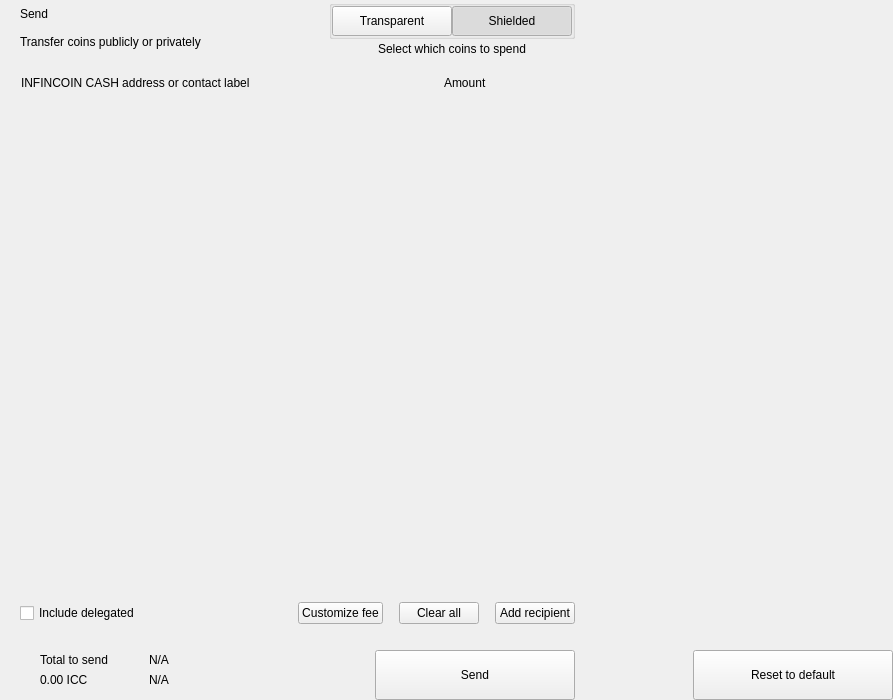
<?xml version="1.0" encoding="UTF-8"?>
<ui version="4.0">
 <class>send</class>
 <widget class="QWidget" name="send">
  <property name="geometry">
   <rect>
    <x>0</x>
    <y>0</y>
    <width>893</width>
    <height>700</height>
   </rect>
  </property>
  <property name="windowTitle">
   <string>Form</string>
  </property>
  <layout class="QHBoxLayout" name="horizontalLayout_2" stretch="2,1">
   <property name="spacing">
    <number>0</number>
   </property>
   <property name="leftMargin">
    <number>0</number>
   </property>
   <property name="topMargin">
    <number>0</number>
   </property>
   <property name="rightMargin">
    <number>0</number>
   </property>
   <property name="bottomMargin">
    <number>0</number>
   </property>
   <item>
    <widget class="QWidget" name="left" native="true">
     <layout class="QVBoxLayout" name="verticalLayout_3">
      <property name="spacing">
       <number>0</number>
      </property>
      <property name="leftMargin">
       <number>0</number>
      </property>
      <property name="topMargin">
       <number>0</number>
      </property>
      <property name="rightMargin">
       <number>0</number>
      </property>
      <property name="bottomMargin">
       <number>0</number>
      </property>
      <item>
       <layout class="QVBoxLayout" name="verticalLayout_22" stretch="0,0,0,1,0,0,0,0">
        <property name="spacing">
         <number>0</number>
        </property>
        <item>
         <layout class="QHBoxLayout" name="horizontalLayout_3">
          <property name="spacing">
           <number>0</number>
          </property>
          <property name="leftMargin">
           <number>20</number>
          </property>
          <property name="rightMargin">
           <number>20</number>
          </property>
          <item>
           <layout class="QVBoxLayout" name="verticalLayout">
            <property name="spacing">
             <number>0</number>
            </property>
            <item>
             <widget class="QLabel" name="labelTitle">
              <property name="text">
               <string>Send</string>
              </property>
              <property name="alignment">
               <set>Qt::AlignLeading|Qt::AlignLeft|Qt::AlignVCenter</set>
              </property>
             </widget>
            </item>
            <item>
             <widget class="QLabel" name="labelSubtitle1">
              <property name="text">
               <string>Transfer coins publicly or privately</string>
              </property>
             </widget>
            </item>
           </layout>
          </item>
          <item>
           <spacer name="horizontalSpacer">
            <property name="orientation">
             <enum>Qt::Horizontal</enum>
            </property>
            <property name="sizeHint" stdset="0">
             <size>
              <width>40</width>
              <height>20</height>
             </size>
            </property>
           </spacer>
          </item>
          <item>
           <layout class="QVBoxLayout" name="verticalLayout_6">
            <property name="spacing">
             <number>3</number>
            </property>
            <item alignment="Qt::AlignHCenter">
             <widget class="QGroupBox" name="groupBox">
              <property name="styleSheet">
               <string notr="true">#groupBox{
padding-top:2px;
}</string>
              </property>
              <property name="title">
               <string/>
              </property>
              <property name="alignment">
               <set>Qt::AlignCenter</set>
              </property>
              <layout class="QHBoxLayout" name="horizontalLayout_4">
               <property name="spacing">
                <number>0</number>
               </property>
               <property name="leftMargin">
                <number>0</number>
               </property>
               <property name="topMargin">
                <number>0</number>
               </property>
               <property name="rightMargin">
                <number>0</number>
               </property>
               <property name="bottomMargin">
                <number>0</number>
               </property>
               <item>
                <widget class="QPushButton" name="pushLeft">
                 <property name="minimumSize">
                  <size>
                   <width>120</width>
                   <height>30</height>
                  </size>
                 </property>
                 <property name="maximumSize">
                  <size>
                   <width>120</width>
                   <height>30</height>
                  </size>
                 </property>
                 <property name="focusPolicy">
                  <enum>Qt::NoFocus</enum>
                 </property>
                 <property name="text">
                  <string>Transparent</string>
                 </property>
                 <property name="checkable">
                  <bool>true</bool>
                 </property>
                 <property name="autoExclusive">
                  <bool>true</bool>
                 </property>
                </widget>
               </item>
               <item>
                <widget class="QPushButton" name="pushRight">
                 <property name="minimumSize">
                  <size>
                   <width>120</width>
                   <height>30</height>
                  </size>
                 </property>
                 <property name="maximumSize">
                  <size>
                   <width>120</width>
                   <height>30</height>
                  </size>
                 </property>
                 <property name="focusPolicy">
                  <enum>Qt::NoFocus</enum>
                 </property>
                 <property name="text">
                  <string>Shielded</string>
                 </property>
                 <property name="checkable">
                  <bool>true</bool>
                 </property>
                 <property name="checked">
                  <bool>true</bool>
                 </property>
                 <property name="autoExclusive">
                  <bool>true</bool>
                 </property>
                </widget>
               </item>
              </layout>
             </widget>
            </item>
            <item alignment="Qt::AlignHCenter|Qt::AlignTop">
             <widget class="QLabel" name="labelSubtitle2">
              <property name="styleSheet">
               <string notr="true"/>
              </property>
              <property name="text">
               <string>Select which coins to spend</string>
              </property>
              <property name="alignment">
               <set>Qt::AlignCenter</set>
              </property>
              <property name="indent">
               <number>0</number>
              </property>
             </widget>
            </item>
           </layout>
          </item>
         </layout>
        </item>
        <item>
         <spacer name="verticalSpacer_2">
          <property name="orientation">
           <enum>Qt::Vertical</enum>
          </property>
          <property name="sizeType">
           <enum>QSizePolicy::Fixed</enum>
          </property>
          <property name="sizeHint" stdset="0">
           <size>
            <width>20</width>
            <height>20</height>
           </size>
          </property>
         </spacer>
        </item>
        <item>
         <layout class="QHBoxLayout" name="horizontalLayout" stretch="6,0,2">
          <property name="spacing">
           <number>0</number>
          </property>
          <property name="leftMargin">
           <number>10</number>
          </property>
          <property name="topMargin">
           <number>0</number>
          </property>
          <property name="rightMargin">
           <number>20</number>
          </property>
          <property name="bottomMargin">
           <number>0</number>
          </property>
          <item>
           <widget class="QLabel" name="labelSubtitleAddress">
            <property name="styleSheet">
             <string notr="true">margin-left:8px;</string>
            </property>
            <property name="text">
             <string>INFINCOIN CASH address or contact label</string>
            </property>
           </widget>
          </item>
          <item>
           <spacer name="horizontalSpacer_3">
            <property name="orientation">
             <enum>Qt::Horizontal</enum>
            </property>
            <property name="sizeType">
             <enum>QSizePolicy::Fixed</enum>
            </property>
            <property name="sizeHint" stdset="0">
             <size>
              <width>40</width>
              <height>1</height>
             </size>
            </property>
           </spacer>
          </item>
          <item>
           <widget class="QLabel" name="labelSubtitleAmount">
            <property name="text">
             <string>Amount</string>
            </property>
           </widget>
          </item>
         </layout>
        </item>
        <item>
         <widget class="QScrollArea" name="scrollArea">
          <property name="minimumSize">
           <size>
            <width>0</width>
            <height>350</height>
           </size>
          </property>
          <property name="styleSheet">
           <string notr="true">#scrollArea {
            background:transparent;
            margin-top:10px;
}</string>
          </property>
          <property name="horizontalScrollBarPolicy">
           <enum>Qt::ScrollBarAlwaysOff</enum>
          </property>
          <property name="sizeAdjustPolicy">
           <enum>QAbstractScrollArea::AdjustIgnored</enum>
          </property>
          <property name="widgetResizable">
           <bool>true</bool>
          </property>
          <property name="alignment">
           <set>Qt::AlignLeading|Qt::AlignLeft|Qt::AlignTop</set>
          </property>
          <widget class="QWidget" name="scrollAreaWidgetContents">
           <property name="geometry">
            <rect>
             <x>0</x>
             <y>0</y>
             <width>591</width>
             <height>16</height>
            </rect>
           </property>
           <property name="sizePolicy">
            <sizepolicy hsizetype="Preferred" vsizetype="Maximum">
             <horstretch>0</horstretch>
             <verstretch>0</verstretch>
            </sizepolicy>
           </property>
           <property name="autoFillBackground">
            <bool>false</bool>
           </property>
           <property name="styleSheet">
            <string notr="true">#scrollAreaWidgetContents {
             background:transparent;
             }</string>
           </property>
           <layout class="QVBoxLayout" name="verticalLayout_7">
            <property name="spacing">
             <number>0</number>
            </property>
            <property name="sizeConstraint">
             <enum>QLayout::SetDefaultConstraint</enum>
            </property>
            <property name="leftMargin">
             <number>0</number>
            </property>
            <property name="topMargin">
             <number>0</number>
            </property>
            <property name="rightMargin">
             <number>0</number>
            </property>
            <property name="bottomMargin">
             <number>0</number>
            </property>
           </layout>
          </widget>
         </widget>
        </item>
        <item>
         <spacer name="verticalSpacer_4">
          <property name="orientation">
           <enum>Qt::Vertical</enum>
          </property>
          <property name="sizeType">
           <enum>QSizePolicy::Fixed</enum>
          </property>
          <property name="sizeHint" stdset="0">
           <size>
            <width>20</width>
            <height>20</height>
           </size>
          </property>
         </spacer>
        </item>
        <item>
         <layout class="QHBoxLayout" name="horizontalLayout_20">
          <property name="spacing">
           <number>6</number>
          </property>
          <property name="leftMargin">
           <number>20</number>
          </property>
          <property name="rightMargin">
           <number>20</number>
          </property>
          <item>
           <widget class="QCheckBox" name="checkBoxDelegations">
            <property name="layoutDirection">
             <enum>Qt::LeftToRight</enum>
            </property>
            <property name="text">
             <string>Include delegated</string>
            </property>
           </widget>
          </item>
          <item>
           <spacer name="horizontalSpacer_4">
            <property name="orientation">
             <enum>Qt::Horizontal</enum>
            </property>
            <property name="sizeHint" stdset="0">
             <size>
              <width>10</width>
              <height>20</height>
             </size>
            </property>
           </spacer>
          </item>
          <item>
           <widget class="QPushButton" name="pushButtonFee">
            <property name="focusPolicy">
             <enum>Qt::NoFocus</enum>
            </property>
            <property name="text">
             <string>Customize fee</string>
            </property>
           </widget>
          </item>
          <item>
           <spacer name="horizontalSpacer_11">
            <property name="orientation">
             <enum>Qt::Horizontal</enum>
            </property>
            <property name="sizeType">
             <enum>QSizePolicy::Minimum</enum>
            </property>
            <property name="sizeHint" stdset="0">
             <size>
              <width>10</width>
              <height>20</height>
             </size>
            </property>
           </spacer>
          </item>
          <item>
           <widget class="QPushButton" name="pushButtonClear">
            <property name="focusPolicy">
             <enum>Qt::NoFocus</enum>
            </property>
            <property name="layoutDirection">
             <enum>Qt::RightToLeft</enum>
            </property>
            <property name="text">
             <string>Clear all</string>
            </property>
           </widget>
          </item>
          <item>
           <spacer name="horizontalSpacer_6">
            <property name="orientation">
             <enum>Qt::Horizontal</enum>
            </property>
            <property name="sizeType">
             <enum>QSizePolicy::Fixed</enum>
            </property>
            <property name="sizeHint" stdset="0">
             <size>
              <width>10</width>
              <height>20</height>
             </size>
            </property>
           </spacer>
          </item>
          <item>
           <widget class="QPushButton" name="pushButtonAddRecipient">
            <property name="focusPolicy">
             <enum>Qt::NoFocus</enum>
            </property>
            <property name="text">
             <string>Add recipient</string>
            </property>
           </widget>
          </item>
         </layout>
        </item>
        <item>
         <spacer name="verticalSpacer">
          <property name="orientation">
           <enum>Qt::Vertical</enum>
          </property>
          <property name="sizeType">
           <enum>QSizePolicy::Fixed</enum>
          </property>
          <property name="sizeHint" stdset="0">
           <size>
            <width>20</width>
            <height>16</height>
           </size>
          </property>
         </spacer>
        </item>
        <item>
         <layout class="QHBoxLayout" name="horizontalLayout_7">
          <property name="rightMargin">
           <number>20</number>
          </property>
          <item>
           <layout class="QHBoxLayout" name="horizontalLayout_10">
            <property name="spacing">
             <number>0</number>
            </property>
            <property name="leftMargin">
             <number>8</number>
            </property>
            <item>
             <widget class="QStackedWidget" name="stackedWidget">
              <property name="minimumSize">
               <size>
                <width>0</width>
                <height>60</height>
               </size>
              </property>
              <property name="maximumSize">
               <size>
                <width>16777215</width>
                <height>60</height>
               </size>
              </property>
              <widget class="QWidget" name="page1">
               <layout class="QVBoxLayout" name="verticalLayout_71" stretch="0">
                <property name="spacing">
                 <number>6</number>
                </property>
                <property name="leftMargin">
                 <number>12</number>
                </property>
                <property name="topMargin">
                 <number>0</number>
                </property>
                <property name="rightMargin">
                 <number>0</number>
                </property>
                <property name="bottomMargin">
                 <number>0</number>
                </property>
                <item>
                 <widget class="QWidget" name="coinWidget" native="true">
                  <property name="minimumSize">
                   <size>
                    <width>0</width>
                    <height>60</height>
                   </size>
                  </property>
                  <property name="maximumSize">
                   <size>
                    <width>16777215</width>
                    <height>60</height>
                   </size>
                  </property>
                  <layout class="QHBoxLayout" name="horizontalLayout_9">
                   <property name="spacing">
                    <number>0</number>
                   </property>
                   <property name="leftMargin">
                    <number>20</number>
                   </property>
                   <property name="topMargin">
                    <number>10</number>
                   </property>
                   <property name="rightMargin">
                    <number>20</number>
                   </property>
                   <property name="bottomMargin">
                    <number>10</number>
                   </property>
                   <item>
                    <layout class="QVBoxLayout" name="verticalSend">
                     <property name="spacing">
                      <number>0</number>
                     </property>
                     <item>
                      <widget class="QLabel" name="labelTitleTotalSend">
                       <property name="text">
                        <string>Total to send</string>
                       </property>
                      </widget>
                     </item>
                     <item>
                      <widget class="QLabel" name="labelAmountSend">
                       <property name="text">
                        <string notr="true">0.00 ICC</string>
                       </property>
                      </widget>
                     </item>
                    </layout>
                   </item>
                   <item>
                    <spacer name="horizontalSpacer_9">
                     <property name="orientation">
                      <enum>Qt::Horizontal</enum>
                     </property>
                     <property name="sizeType">
                      <enum>QSizePolicy::Fixed</enum>
                     </property>
                     <property name="sizeHint" stdset="0">
                      <size>
                       <width>20</width>
                       <height>20</height>
                      </size>
                     </property>
                    </spacer>
                   </item>
                   <item>
                    <widget class="QLabel" name="labelLine">
                     <property name="minimumSize">
                      <size>
                       <width>1</width>
                       <height>0</height>
                      </size>
                     </property>
                     <property name="maximumSize">
                      <size>
                       <width>1</width>
                       <height>16777215</height>
                      </size>
                     </property>
                     <property name="text">
                      <string/>
                     </property>
                    </widget>
                   </item>
                   <item>
                    <spacer name="horizontalSpacer_10">
                     <property name="orientation">
                      <enum>Qt::Horizontal</enum>
                     </property>
                     <property name="sizeType">
                      <enum>QSizePolicy::Fixed</enum>
                     </property>
                     <property name="sizeHint" stdset="0">
                      <size>
                       <width>20</width>
                       <height>20</height>
                      </size>
                     </property>
                    </spacer>
                   </item>
                   <item>
                    <layout class="QVBoxLayout" name="verticalRemaining">
                     <property name="spacing">
                      <number>0</number>
                     </property>
                     <item>
                      <widget class="QLabel" name="labelTitleTotalRemaining">
                       <property name="text">
                        <string notr="true">N/A</string>
                       </property>
                      </widget>
                     </item>
                     <item>
                      <widget class="QLabel" name="labelAmountRemaining">
                       <property name="text">
                        <string notr="true">N/A</string>
                       </property>
                      </widget>
                     </item>
                    </layout>
                   </item>
                  </layout>
                 </widget>
                </item>
               </layout>
              </widget>
              <widget class="QWidget" name="page_2"/>
             </widget>
            </item>
           </layout>
          </item>
          <item>
           <spacer name="horizontalSpacer_5">
            <property name="orientation">
             <enum>Qt::Horizontal</enum>
            </property>
            <property name="sizeType">
             <enum>QSizePolicy::Expanding</enum>
            </property>
            <property name="sizeHint" stdset="0">
             <size>
              <width>40</width>
              <height>20</height>
             </size>
            </property>
           </spacer>
          </item>
          <item alignment="Qt::AlignBottom">
           <widget class="QPushButton" name="pushButtonSave">
            <property name="minimumSize">
             <size>
              <width>200</width>
              <height>50</height>
             </size>
            </property>
            <property name="maximumSize">
             <size>
              <width>200</width>
              <height>50</height>
             </size>
            </property>
            <property name="focusPolicy">
             <enum>Qt::NoFocus</enum>
            </property>
            <property name="text">
             <string>Send</string>
            </property>
           </widget>
          </item>
         </layout>
        </item>
       </layout>
      </item>
     </layout>
    </widget>
   </item>
   <item>
    <widget class="QWidget" name="right" native="true">
     <layout class="QVBoxLayout" name="verticalLayout_5">
      <property name="leftMargin">
       <number>0</number>
      </property>
      <property name="topMargin">
       <number>0</number>
      </property>
      <property name="rightMargin">
       <number>0</number>
      </property>
      <property name="bottomMargin">
       <number>0</number>
      </property>
      <item>
       <layout class="QVBoxLayout" name="verticalLayout_4">
        <property name="spacing">
         <number>6</number>
        </property>
        <item>
         <widget class="OptionButton" name="btnCoinControl" native="true">
          <property name="minimumSize">
           <size>
            <width>0</width>
            <height>50</height>
           </size>
          </property>
         </widget>
        </item>
        <item>
         <widget class="OptionButton" name="btnChangeAddress" native="true">
          <property name="minimumSize">
           <size>
            <width>0</width>
            <height>50</height>
           </size>
          </property>
         </widget>
        </item>
        <item>
         <widget class="OptionButton" name="btnUri" native="true">
          <property name="minimumSize">
           <size>
            <width>0</width>
            <height>50</height>
           </size>
          </property>
         </widget>
        </item>
        <item>
         <widget class="OptionButton" name="btnShieldCoins" native="true">
          <property name="minimumSize">
           <size>
            <width>0</width>
            <height>50</height>
           </size>
          </property>
         </widget>
        </item>
        <item>
         <spacer name="verticalSpacer_5">
          <property name="orientation">
           <enum>Qt::Vertical</enum>
          </property>
          <property name="sizeHint" stdset="0">
           <size>
            <width>20</width>
            <height>40</height>
           </size>
          </property>
         </spacer>
        </item>
        <item>
         <layout class="QHBoxLayout" name="horizontalLayout_8">
          <item>
           <spacer name="horizontalSpacer_7">
            <property name="orientation">
             <enum>Qt::Horizontal</enum>
            </property>
            <property name="sizeHint" stdset="0">
             <size>
              <width>40</width>
              <height>20</height>
             </size>
            </property>
           </spacer>
          </item>
          <item>
           <widget class="QPushButton" name="pushButtonReset">
            <property name="minimumSize">
             <size>
              <width>200</width>
              <height>50</height>
             </size>
            </property>
            <property name="maximumSize">
             <size>
              <width>200</width>
              <height>50</height>
             </size>
            </property>
            <property name="focusPolicy">
             <enum>Qt::NoFocus</enum>
            </property>
            <property name="text">
             <string>Reset to default</string>
            </property>
           </widget>
          </item>
         </layout>
        </item>
       </layout>
      </item>
     </layout>
    </widget>
   </item>
  </layout>
 </widget>
 <customwidgets>
  <customwidget>
   <class>OptionButton</class>
   <extends>QWidget</extends>
   <header>qt/infincoincash/optionbutton.h</header>
   <container>1</container>
  </customwidget>
 </customwidgets>
 <resources/>
 <connections/>
</ui>
